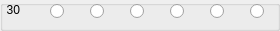
              <widget class="QGroupBox" name="groupBox_34">
               <property name="title">
                <string/>
               </property>
               <widget class="QRadioButton" name="radioButton30RxAnt1">
                <property name="geometry">
                 <rect>
                  <x>50</x>
                  <y>0</y>
                  <width>21</width>
                  <height>22</height>
                 </rect>
                </property>
                <property name="text">
                 <string/>
                </property>
               </widget>
               <widget class="QRadioButton" name="radioButton30RxAnt2">
                <property name="geometry">
                 <rect>
                  <x>90</x>
                  <y>0</y>
                  <width>21</width>
                  <height>22</height>
                 </rect>
                </property>
                <property name="text">
                 <string/>
                </property>
               </widget>
               <widget class="QRadioButton" name="radioButton30RxAnt3">
                <property name="geometry">
                 <rect>
                  <x>130</x>
                  <y>0</y>
                  <width>21</width>
                  <height>22</height>
                 </rect>
                </property>
                <property name="text">
                 <string/>
                </property>
               </widget>
               <widget class="QRadioButton" name="radioButton30RxRX1">
                <property name="geometry">
                 <rect>
                  <x>170</x>
                  <y>0</y>
                  <width>21</width>
                  <height>22</height>
                 </rect>
                </property>
                <property name="text">
                 <string/>
                </property>
               </widget>
               <widget class="QRadioButton" name="radioButton30RxRX2">
                <property name="geometry">
                 <rect>
                  <x>210</x>
                  <y>0</y>
                  <width>21</width>
                  <height>22</height>
                 </rect>
                </property>
                <property name="text">
                 <string/>
                </property>
               </widget>
               <widget class="QRadioButton" name="radioButton30RxXVRX">
                <property name="geometry">
                 <rect>
                  <x>250</x>
                  <y>0</y>
                  <width>21</width>
                  <height>22</height>
                 </rect>
                </property>
                <property name="text">
                 <string/>
                </property>
               </widget>
               <widget class="QLabel" name="label_28">
                <property name="geometry">
                 <rect>
                  <x>0</x>
                  <y>0</y>
                  <width>20</width>
                  <height>20</height>
                 </rect>
                </property>
                <property name="sizePolicy">
                 <sizepolicy hsizetype="Minimum" vsizetype="Preferred">
                  <horstretch>0</horstretch>
                  <verstretch>0</verstretch>
                 </sizepolicy>
                </property>
                <property name="text">
                 <string>30</string>
                </property>
                <property name="alignment">
                 <set>Qt::AlignRight|Qt::AlignTrailing|Qt::AlignVCenter</set>
                </property>
               </widget>
              </widget>
